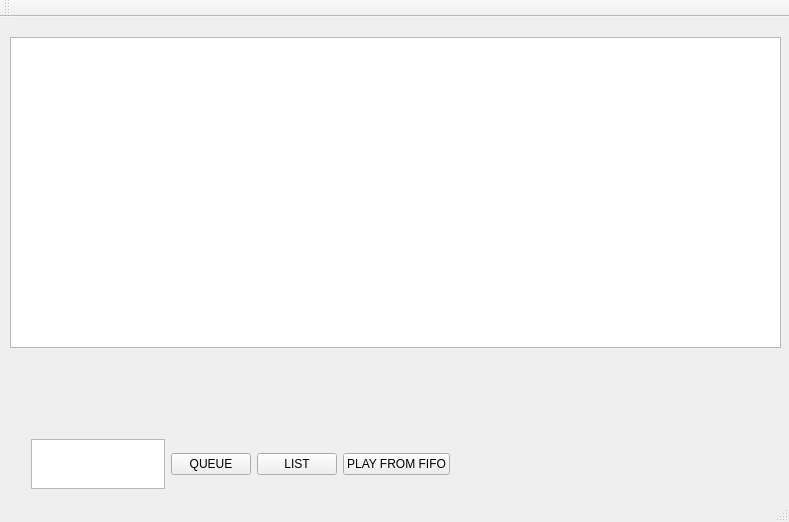
<?xml version="1.0" encoding="UTF-8"?>
<ui version="4.0">
 <class>MainWindow</class>
 <widget class="QMainWindow" name="MainWindow">
  <property name="geometry">
   <rect>
    <x>0</x>
    <y>0</y>
    <width>789</width>
    <height>522</height>
   </rect>
  </property>
  <property name="windowTitle">
   <string>MainWindow</string>
  </property>
  <widget class="QWidget" name="centralWidget">
   <widget class="QTableView" name="tableViewSampleList">
    <property name="geometry">
     <rect>
      <x>10</x>
      <y>20</y>
      <width>771</width>
      <height>311</height>
     </rect>
    </property>
   </widget>
   <widget class="QWidget" name="layoutWidget">
    <property name="geometry">
     <rect>
      <x>20</x>
      <y>411</y>
      <width>441</width>
      <height>72</height>
     </rect>
    </property>
    <layout class="QHBoxLayout" name="horizontalLayout">
     <item>
      <widget class="QPlainTextEdit" name="plainTextEdit_SampleNo"/>
     </item>
     <item>
      <widget class="QPushButton" name="btnPlay">
       <property name="text">
        <string>QUEUE</string>
       </property>
      </widget>
     </item>
     <item>
      <widget class="QPushButton" name="btnList">
       <property name="text">
        <string>LIST</string>
       </property>
      </widget>
     </item>
     <item>
      <widget class="QPushButton" name="btnPlayFromFifo">
       <property name="text">
        <string>PLAY FROM FIFO</string>
       </property>
      </widget>
     </item>
    </layout>
   </widget>
  </widget>
  <widget class="QMenuBar" name="menuBar">
   <property name="geometry">
    <rect>
     <x>0</x>
     <y>0</y>
     <width>789</width>
     <height>19</height>
    </rect>
   </property>
  </widget>
  <widget class="QToolBar" name="mainToolBar">
   <attribute name="toolBarArea">
    <enum>TopToolBarArea</enum>
   </attribute>
   <attribute name="toolBarBreak">
    <bool>false</bool>
   </attribute>
  </widget>
  <widget class="QStatusBar" name="statusBar"/>
 </widget>
 <layoutdefault spacing="6" margin="11"/>
 <resources/>
 <connections/>
</ui>
